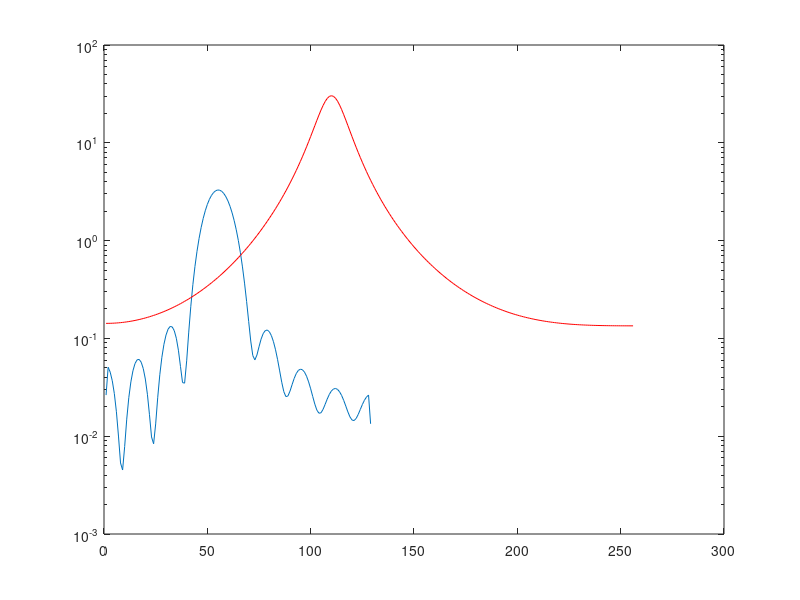

The MATLAB source for this figure: (Note: this script raises an error after producing the figure.)
clc;

N= 16;
n = [0:N-1];

 x = cos(0.4*pi*n) + cos(0.45*pi*n);
for K=1:10
   
    z = (sqrt(0.0001))* rand(1,N); 
    m = x+z;
   
   figure(1)
   Pxx0 = periodogram(m);
   semilogy(Pxx0);
   hold on
   Pxx1 = pyulear(m, 5);
   semilogy(Pxx1, 'r');
   hold on
   Pxx2 = pcov(m, 5);
   semilogy(Pxx2, 'g');
end

  